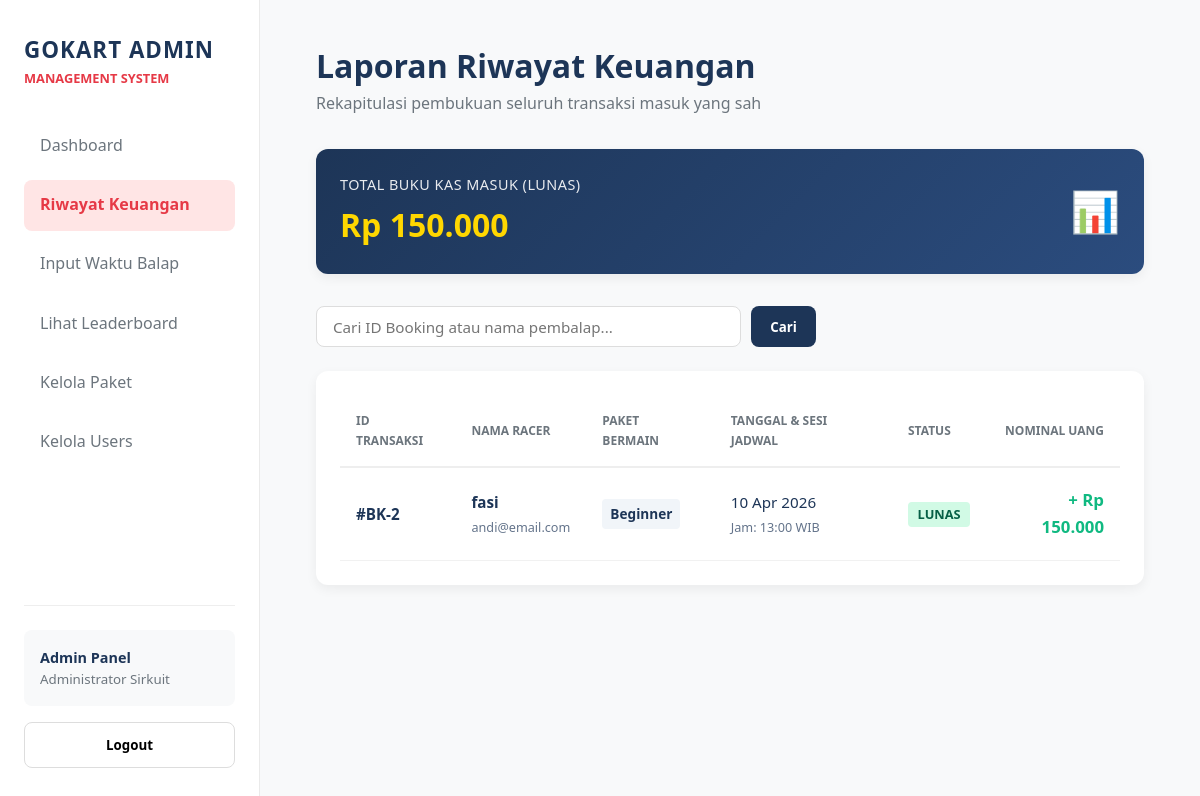
The app's page /admin/riwayat_keuangan.php (signed in), older data.
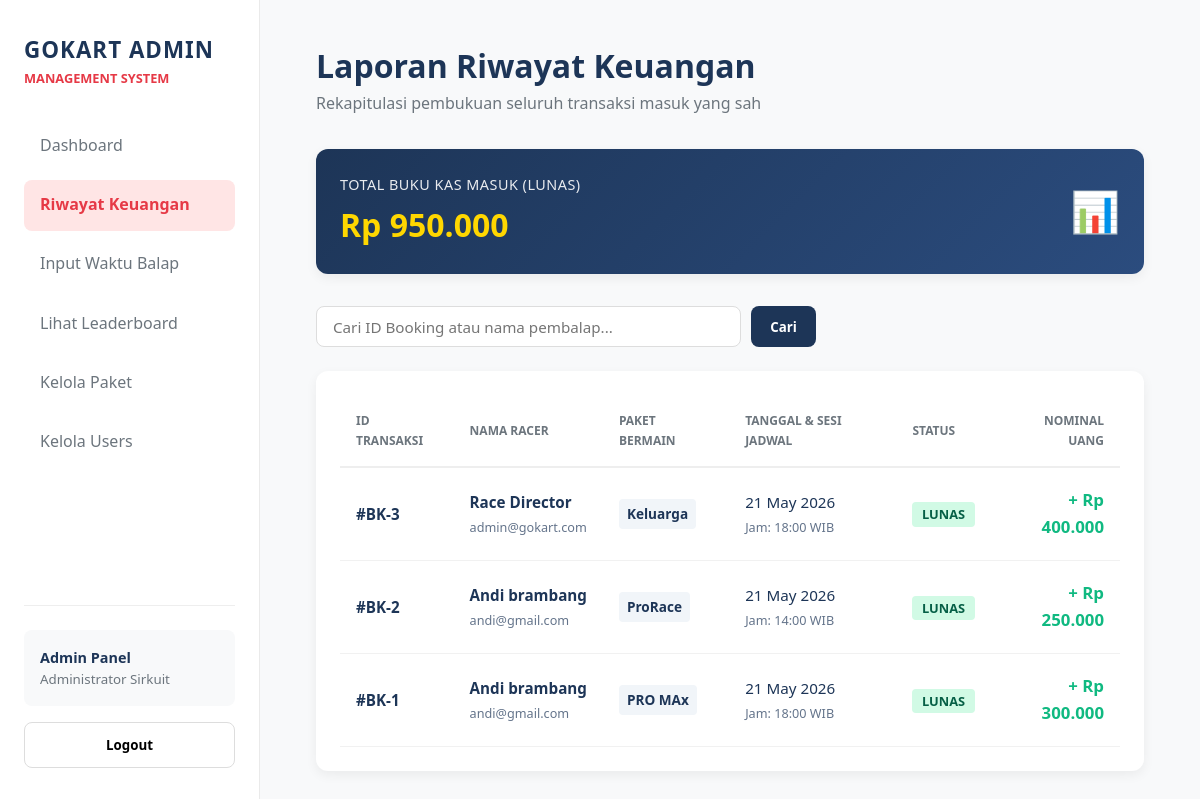
The same page, newer data.
### tables this page shows
CREATE TABLE `booking` (
  `id` int(11) NOT NULL,
  `user_id` int(11) DEFAULT NULL,
  `paket_id` int(11) DEFAULT NULL,
  `tanggal_booking` date DEFAULT NULL,
  `jam_booking` time DEFAULT NULL,
  `jumlah_orang` int(11) DEFAULT NULL,
  `total_harga` int(11) DEFAULT NULL,
  `status` enum('aktif','selesai','dibatalkan') DEFAULT 'aktif',
  `created_at` timestamp NOT NULL DEFAULT current_timestamp()
);

CREATE TABLE `users` (
  `id` int(11) NOT NULL,
  `nama_lengkap` varchar(100) NOT NULL,
  `nomor_hp` varchar(20) NOT NULL,
  `email` varchar(100) NOT NULL,
  `password` varchar(255) NOT NULL,
  `role` enum('admin','user') DEFAULT 'user',
  `created_at` timestamp NOT NULL DEFAULT current_timestamp(),
  `total_bermain` int(11) DEFAULT 0,
  `best_time` decimal(5,3) DEFAULT 99.999,
  `booking_aktif` int(11) DEFAULT 0
);

CREATE TABLE `paket_bermain` (
  `id` int(11) NOT NULL,
  `nama_paket` varchar(100) DEFAULT NULL,
  `deskripsi` varchar(255) DEFAULT NULL,
  `durasi_menit` int(11) DEFAULT NULL,
  `maksimal_orang` int(11) DEFAULT NULL,
  `harga` int(11) DEFAULT NULL
);

### admin/riwayat_keuangan.php (the view, shortened to what the changed rows need)
<?php
require '../koneksi.php';
$where_clause = "WHERE b.status = 'selesai'";
$calc_query = mysqli_query($koneksi, "
    SELECT SUM(b.total_harga) as total_masuk
    FROM booking b
    INNER JOIN users u ON b.user_id = u.id
    $where_clause
");
$income_data = mysqli_fetch_assoc($calc_query);
$total_pendapatan_bersih = $income_data['total_masuk'] ?? 0;
$riwayat_query = mysqli_query($koneksi, "
    SELECT b.*, u.nama_lengkap, u.email, p.nama_paket
    FROM booking b
    INNER JOIN users u ON b.user_id = u.id
    INNER JOIN paket_bermain p ON b.paket_id = p.id
    $where_clause
    ORDER BY b.created_at DESC
");
?>
<!DOCTYPE html>
<html lang="id">
<head>
    <link rel="stylesheet" href="style-admin.css">
</head>
<body>
    <div class="container">
        <aside class="sidebar">
            <div class="sidebar-top">
                <div class="brand">
                    <h2>GoKart Admin</h2>
                </div>
            </div>
        </aside>
        <main class="main">
            <header class="header">
                <h1>Laporan Riwayat Keuangan</h1>
            </header>
            <div class="revenue-banner">
                <div>
                    <p style="font-size: 0.9rem; text-transform: uppercase; letter-spacing: 0.5px; opacity: 0.9;">Total Buku Kas Masuk (Lunas)</p>
                    <h2>Rp <?= number_format($total_pendapatan_bersih, 0, ',', '.'); ?></h2>
                </div>
            </div>
            <section class="card table-container">
                <table class="admin-table">
                    <thead>
                        <tr>
                            <th>ID Transaksi</th>
                            <th>Nama Racer</th>
                            <th>Paket Bermain</th>
                            <th>Tanggal & Sesi Jadwal</th>
                            <th>Status</th>
                            <th style="text-align: right;">Nominal Uang</th>
                        </tr>
                    </thead>
                    <tbody>
                        <?php if (mysqli_num_rows($riwayat_query) == 0): ?>
                        <tr>
                            <td colspan="6" style="text-align: center; color: var(--gray); padding: 3rem; font-style: italic;">
                                Tidak ditemukan data riwayat transaksi keuangan yang cocok.
                            </td>
                        </tr>
                        <?php else: ?>
                            <?php while ($row = mysqli_fetch_assoc($riwayat_query)): ?>
                            <tr>
                                <td><strong>#BK-<?= $row['id']; ?></strong></td>
                                <td>
                                    <strong><?= htmlspecialchars($row['nama_lengkap']); ?></strong><br>
                                    <small style="color: #64748b;"><?= htmlspecialchars($row['email']); ?></small>
                                </td>
                                <td><span class="badge-paket" style="background-color: #f1f5f9; padding: 4px 8px; border-radius: 4px; font-size: 0.85rem; font-weight: 600;"><?= htmlspecialchars($row['nama_paket']); ?></span></td>
                                <td>
                                    <?= date('d M Y', strtotime($row['tanggal_booking'])); ?><br>
                                    <small style="color: #64748b;">Jam: <?= date('H:i', strtotime($row['jam_booking'])); ?> WIB</small>
                                </td>
                                <td><span class="success-badge">LUNAS</span></td>
                                <td style="text-align: right; font-weight: bold; color: #10b981; font-size: 1.05rem;">
                                    + Rp <?= number_format($row['total_harga'], 0, ',', '.'); ?>
                                </td>
                            </tr>
                            <?php endwhile; ?>
                        <?php endif; ?>
                    </tbody>
                </table>
            </section>
        </main>
    </div>
</body>
</html>

Row changes from the older to the newer data that the page shows:
now on this page (row edited): booking: id "3", user.nama_lengkap "Race Director", user.email "admin@gokart.com", paket.nama_paket "Keluarga", tanggal_booking "21 May 2026", jam_booking "18:00", total_harga "400.000"
changed booking id 2: user.nama_lengkap "fasi" → "Andi brambang"; user.email "andi@email.com" → "andi@gmail.com"; paket.nama_paket "Beginner" → "ProRace"; tanggal_booking "10 Apr 2026" → "21 May 2026"; jam_booking "13:00" → "14:00"; total_harga "150.000" → "250.000"
now on this page (row edited): booking: id "1", user.nama_lengkap "Andi brambang", user.email "andi@gmail.com", paket.nama_paket "PRO MAx", tanggal_booking "21 May 2026", jam_booking "18:00", total_harga "300.000"
Text that changed along with them:
$total_pendapatan_bersih: "150.000" → "950.000"
